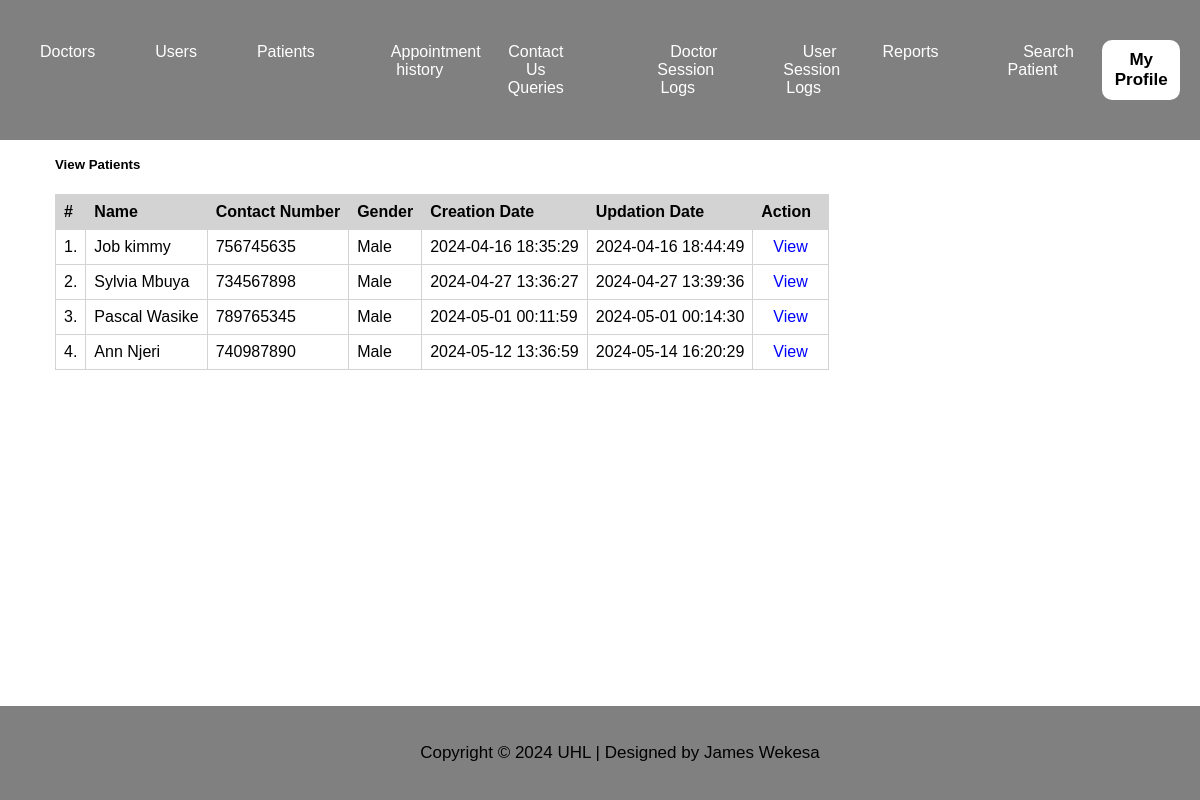
Page /admin/manage-patient.php (signed in) on the committed database.
### tables this page shows
CREATE TABLE `tblpatient` (
  `ID` int(10) NOT NULL,
  `Docid` int(10) DEFAULT NULL,
  `PatientName` varchar(200) DEFAULT NULL,
  `PatientContno` bigint(10) DEFAULT NULL,
  `PatientEmail` varchar(200) DEFAULT NULL,
  `PatientGender` varchar(50) DEFAULT NULL,
  `PatientAdd` mediumtext DEFAULT NULL,
  `PatientAge` int(10) DEFAULT NULL,
  `PatientMedhis` mediumtext DEFAULT NULL,
  `CreationDate` timestamp NULL DEFAULT current_timestamp(),
  `UpdationDate` timestamp NULL DEFAULT NULL ON UPDATE current_timestamp()
);

### admin/manage-patient.php (the view, shortened to what this page needs)
<?php
include('../includes/db_connect.php');
?>
<!DOCTYPE html>
<html lang="en">
<head>
    <link rel="stylesheet" href="dashboard.css">
</head>
<body>
<header>
    <nav class="main-nav">
        <ul>
            <li class="dropdown-container">
                <div class="dropdown-button">Doctors</div>
            </li>
            <li class="dropdown-container">
                <div class="dropdown-button">Users</div>
            </li>
            <li class="dropdown-container">
                <div class="dropdown-button">Patients</div>
            </li>
            <li><a href="appointment-history.php">Appointment history</a></li>
            <li class="dropdown-container">
                <div class="dropdown-button">Contact Us Queries</div>
            </li>
            <li><a href="doctor-logs.php">Doctor Session Logs</a></li>
            <li><a href="user-logs.php">User Session Logs</a></li>
            <li class="dropdown-container">
                <div class="dropdown-button">Reports</div>
            </li>
            <li><a href="patient-search.php">Search Patient</a></li>
        </ul>
    </nav>
    <div class="dropdown-container">
        <button class="dropbtn_1">My Profile</button>
    </div>
</header>
<div class="container">
    <main>
<div class="container">
    <div class="row">
        <div class="col">
            <h5 class="title">View Patients</h5>
            <table class="patient-table" id="patients-table">
                <thead>
                    <tr>
                        <th class="center">#</th>
                        <th>Name</th>
                        <th>Contact Number</th>
                        <th>Gender</th>
                        <th>Creation Date</th>
                        <th>Updation Date</th>
                        <th>Action</th>
                    </tr>
                </thead>
                <tbody>
                    <?php
                    $sql=mysqli_query($conn,"select * from tblpatient");
                    $cnt=1;
                    while($row=mysqli_fetch_array($sql))
                    {
                    ?>
                    <tr>
                        <td class="center"><?php echo $cnt;?>.</td>
                        <td class="hidden-xs"><?php echo $row['PatientName'];?></td>
                        <td><?php echo $row['PatientContno'];?></td>
                        <td><?php echo $row['PatientGender'];?></td>
                        <td><?php echo $row['CreationDate'];?></td>
                        <td><?php echo $row['UpdationDate'];?></td>
                        <td>
                            <a href="view-patient.php?viewid=<?php echo $row['ID'];?>" class="btn view-button">View</a>
                        </td>
                    </tr>
                    <?php
                    $cnt=$cnt+1;
                    }?>
                </tbody>
            </table>
        </div>
    </div>
</div>
    </main>
</div>
<footer>
    <div class="footer">
        <p>Copyright &copy; <?php echo date("Y"); ?> UHL | Designed by James Wekesa</p>
    </div>
</footer>
</body>
</html>

### doctors/dashboard.css (style rules this page uses)
html, body, header, footer, nav, ul, li, main, aside { margin: 0; padding: 0; }
body { font-family: Arial, sans-serif; }
header { background-color: DarkSlateGray; color: white; padding: 20px; }
header nav ul { list-style: none; text-align: center; }
header nav ul li { display: inline; margin-right: 35px; }
header nav ul li a { color: white; text-decoration: none; }
header nav ul li a { color: white; text-decoration: none; padding: 8px 16px; transition: background-color 0.3s; }
.container { display: flex; margin: 20px; }
main { flex: 1; padding: 15px; }
footer { background-color: DarkSlateGray; color: white; text-align: center; padding: 20px; margin-top: 10px; }
button { color: white; background-color: lightseagreen; padding: 10px 20px; border: none; border-radius: 5px; cursor: pointer; }

### admin/manage-patient.php (style rules this page uses)
header { background-color: gray; padding: 40px; margin-bottom: 0; }
.dropbtn_1 { background-color: white; border-radius: 10px; cursor: pointer; color: black; padding: 10px; font-size: 17px; font-weight: bold; }
footer { background-color: gray; padding: 15px; text-align: center; color: black; }
p { font-size: 17px; }
header { display: flex; flex-direction: row; justify-content: space-between; align-items: center; }
.main-nav ul { display: flex; list-style-type: none; padding: 0; }
.main-nav ul li { margin-right: 20px; }
.dropdown-container { position: relative; }
li a { color: blue; text-decoration: none; }
.dropdown-button { margin-right: 40px; font-size: 16px; cursor: pointer; }
.dropdown-container { display: inline-block; position: relative; }
header { margin-bottom: 10px; }
footer { padding: 20px; }
header { position: fixed; top: 0; left: 0; width: 95%; background-color: gray; z-index: 1000; }
footer { position: fixed; bottom: 0; left: 0; width: 100%; background-color: gray; z-index: 1000; }
.container { margin-top: 60px; margin-bottom: 30px; padding-bottom: 30px; overflow-y: auto; }
.patient-table { width: 100%; border-collapse: collapse; }
.patient-table th { background-color: LightGray; border: 1px solid LightGray; padding: 8px; text-align: left; }
.patient-table td { border: 1px solid LightGray; padding: 8px; }
.view-button { color: blue; border: none; padding: 6px 12px; cursor: pointer; text-decoration: none; font-size: 16px; }

### rows in the picture
tblpatient: PatientName "Job kimmy", PatientContno "756745635", PatientGender "Male", CreationDate "2024-04-16 18:35:29", UpdationDate "2024-04-16 18:44:49"
tblpatient: PatientName "Sylvia Mbuya", PatientContno "734567898", PatientGender "Male", CreationDate "2024-04-27 13:36:27", UpdationDate "2024-04-27 13:39:36"
tblpatient: PatientName "Pascal Wasike", PatientContno "789765345", PatientGender "Male", CreationDate "2024-05-01 00:11:59", UpdationDate "2024-05-01 00:14:30"
tblpatient: PatientName "Ann Njeri", PatientContno "740987890", PatientGender "Male", CreationDate "2024-05-12 13:36:59", UpdationDate "2024-05-14 16:20:29"
